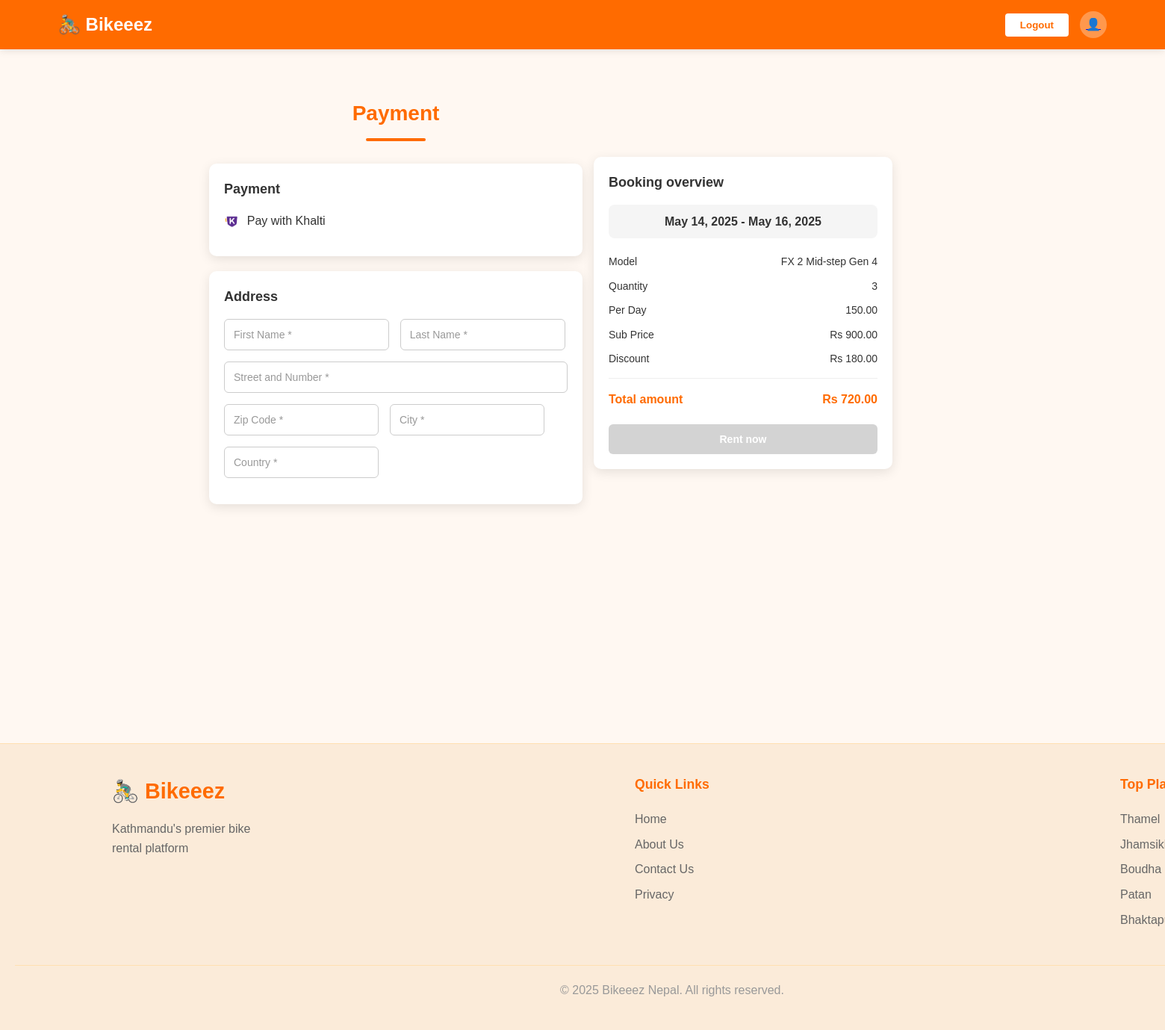
The page /payments/khalti/initiate/72/ (signed in) on the database its author committed.
### booking/models.py (models this page shows, shortened)
class Booking(models.Model):
    user = models.ForeignKey(User, on_delete=models.CASCADE)  # Links the booking to a user
    bike = models.ForeignKey(Bikes, on_delete=models.CASCADE)  # Links the booking to a bike
    start_date = models.DateField()  # Start date of the booking
    end_date = models.DateField()  # End date of the booking
    quantity = models.PositiveIntegerField(default=1)  # Number of bikes being rented
    total_price = models.DecimalField(max_digits=10, decimal_places=2)  # Total price for the booking
    created_at = models.DateTimeField(auto_now_add=True)  # Automatically set creation time
    status = models.CharField(max_length=20, default='Pending')  # Booking status (e.g., Pending, Confirmed)

### bikes/models.py (models this page shows, shortened)
class Bikes(models.Model):
    name = models.CharField(max_length = 100)
    description = models.TextField(blank = True)
    short_description = models.TextField(blank = True)
    category = models.CharField(max_length=50, choices=[
        ('mountain','Mountain'),
        ('city','City'),
        ('electric', 'Electric'),
        ('road','Road'),
        ('hybrid','Hybrid'),
    ])
    image = models.ImageField(upload_to = 'bike_image/', null=True, blank=True)
    image_2 = models.ImageField(upload_to='bike_image/', null=True, blank=True)
    image_3 = models.ImageField(upload_to='bike_image/', null=True, blank=True)
    image_4 = models.ImageField(upload_to='bike_image/', null=True, blank=True)
    daily_rate = models.DecimalField(max_digits=6, decimal_places=2)
    weekly_rate = models.DecimalField(max_digits=6, decimal_places=2)
    is_available = models.BooleanField(default = True)
    location = models.CharField(max_length=100, blank=True)
    latitude = models.FloatField(default=80)
    longitude = models.FloatField(default=80)
    rating = models.DecimalField(max_digits=2, decimal_places=1, default=Decimal('0.0'))
    quantity = models.PositiveIntegerField(default=1)
    created_at = models.DateTimeField(auto_now_add=True)
    updated_at = models.DateTimeField(auto_now = True)
    condition = models.TextField(null=True, blank=True)

### payments/views.py (the view, shortened to what this page needs)
# urls.py: path('khalti/initiate/<int:booking_id>/', views.khalti_initiate, name='khalti_initiate'),
@login_required
def khalti_initiate(request, booking_id):
    booking = get_object_or_404(Booking, id=booking_id, user=request.user)
    return render(request, 'payment.html', {"booking": booking})

### bike_rental/templates/payment.html (shortened to what this page needs)
{% load static %}
<!DOCTYPE html>
<html lang="en">
  <head>
  </head>
  <!DOCTYPE html>
<html lang="en">
<head>
  <link rel="stylesheet" href="{% static 'css/style.css' %}" />
</head>
<body>
   <header class="header">
    <button
      type="button"
      class="logo"
      data-url="{% url 'home' %}"
      onclick="redirectToHome()"
    >
      🚴‍♂️ Bikeeez
    </button>
      <div class="language-currency">
        <button type="button" class="loginBtn" data-url="{% url 'logout' %}" onclick="redirectToLogout()">
            Logout
        </button>
      <a href="{% url 'profile' %}">
        <div class="user-icon">👤</div>
    </a>
  </div>
  </header>
  <div class="container" style="margin-bottom: 250px; margin-top: 130px;">
    <form class="form-main" action="{% url 'khalti_initiate' booking.id %}" method="post">
      <div class="left-section">
        <h2>Payment</h2>
        <div class="payment-section">
          <div class="segment">
            <h3>Payment</h3>
            <div class="payment-option">
              <label for="khalti">
                <img alt="Khalti Logo"
                  style="height: 20px; margin-right: 5px; vertical-align: middle;" />
                Pay with Khalti
              </label>
            </div>
          </div>
        </div>
        <div class="address-section">
          <div class="segment">
            <h3>Address</h3>
            <div class="form-row">
              <input type="text" class="form-input form-input-half" name="first_name"
                placeholder="First Name *"
                value="{{ request.user.first_name|default:'' }}" required />
              <input type="text" class="form-input form-input-half" name="last_name"
                placeholder="Last Name *"
                value="{{ request.user.last_name|default:'' }}" required />
            </div>
            <div class="form-row">
              <input type="text" class="form-input" name="street"
                placeholder="Street and Number *"
                value="{{ user_profile.street_number|default:'' }}" required />
            </div>
            <div class="form-row">
              <input type="text" class="form-input form-input-third" name="zip"
                placeholder="Zip Code *"
                value="{{ user_profile.zipcode|default:'' }}" required />
              <input type="text" class="form-input form-input-third" name="city"
                placeholder="City *"
                value="{{ user_profile.city|default:'' }}" required />
              <input type="text" class="form-input form-input-third" name="country"
                placeholder="Country *"
                value="{{ user_profile.country|default:'' }}" required />
            </div>
          </div>
        </div>
      </div>
    <div class="booking-overview" style="margin-top: 80px; width: 400px;">
      <div class="segment">
        <h3>Booking overview</h3>
        <div class="duration" id="duration">{{ booking.start_date }} - {{ booking.end_date }}</div>
        <div class="cost-row">
          <span class="label">Model</span>
          <span class="value">{{ booking.bike.name }}</span>
        </div>
        <div class="cost-row">
          <span class="label">Quantity</span>
          <span class="value" id="quantity">{{ booking.quantity }}</span>
        </div>
        <div class="cost-row">
          <span class="label">Per Day</span>
          <span class="value" id="perDay">{{ booking.bike.daily_rate }}</span>
        </div>
        <div class="cost-row">
          <span class="label">Sub Price</span>
          <span class="value" id="subPrice">Rs 00</span>
        </div>
        <div class="cost-row">
          <span class="label">Discount</span>
          <span class="value" id="discount">Rs 00</span>
        </div>
        <div class="total">
          <span>Total amount</span>
          <span id="totalAmount">Rs 00</span>
        </div>
        <button class="rent-now-btn" type="submit" onclick="calculateTotals()">Rent now</button>
      </div>
    </div>
    </form>
    </div>
  <footer class="footer">
    <div class="footer-container">
      <div class="footer-logo">
        <div class="logo">🚴‍♂️ Bikeeez</div>
        <p>Kathmandu's premier bike rental platform</p>
      </div>
      <div class="footer-links">
        <h3>Quick Links</h3>
        <ul>
          <li><a href="{% url 'home' %}">Home</a></li>
          <li><a href="{% url 'aboutus' %}">About Us</a></li>
          <li><a href="{% url 'contactus' %}">Contact Us</a></li>
          <li><a href="/privacy">Privacy</a></li>
        </ul>
      </div>
      <div class="footer-links">
        <h3>Top Places</h3>
        <ul>
          <li><a href="#">Thamel</a></li>
          <li><a href="#">Jhamsikhel</a></li>
          <li><a href="#">Boudha</a></li>
          <li><a href="#">Patan</a></li>
          <li><a href="#">Bhaktapur</a></li>
        </ul>
      </div>
    </div>
    <div class="footer-bottom">
      <p>© 2025 Bikeeez Nepal. All rights reserved.</p>
    </div>
  </footer>
</body>
</html>

### loginsignup/static/css/style.css (style rules this page uses)
* { margin: 0; padding: 0; box-sizing: border-box; font-family: "Arial", sans-serif; }
body { color: #333; line-height: 1.6; background-color: #fff8f2; }
.header { display: flex; justify-content: space-between; align-items: center; padding: 15px 5%; background-color: #ff6b00; box-shadow: 0 2px 10px rgba(0, 0, 0, 0.1); }
.logo { font-size: 24px; font-weight: bold; color: white; }
.language-currency { display: flex; align-items: center; gap: 15px; }
.user-icon { width: 36px; height: 36px; border-radius: 50%; background-color: rgba(255, 255, 255, 0.3); display: flex; justify-content: center; align-items: center; cursor: pointer; color: white; transition: all 0.3s; }
h2 { font-size: 28px; margin-bottom: 30px; color: #ff6b00; text-align: center; position: relative; }
h2:after { content: ""; display: block; width: 80px; height: 4px; background: #ff6b00; margin: 10px auto 0; border-radius: 2px; }
.footer { background-color: #fbebd9; padding: 40px 20px; width: 1800px; margin-top: 50px; margin-bottom: -50px; margin-right: -250px; border-top: 1px solid #ffe0b2; }
.footer-container { display: flex; flex-wrap: wrap; max-width: 1500px; margin: 0 auto; gap: 40px; justify-content: space-between; }
.footer-logo { flex: 0 0 200px; }
.footer-logo .logo { font-size: 1.8rem; margin-bottom: 15px; display: flex; align-items: center; color: #ff6b00; }
.footer-logo p { line-height: 1.6; color: #666; }
.footer-links { min-width: 150px; }
.footer-links h3 { color: #ff6b00; margin-top: 0; margin-bottom: 20px; font-size: 1.1rem; }
.footer-links ul { list-style: none; padding: 0; margin: 0; }
.footer-links li { margin-bottom: 8px; }
.footer-links a { color: #666; text-decoration: none; transition: color 0.3s; }
.footer-bottom { text-align: center; margin-top: 40px; padding-top: 20px; border-top: 1px solid #ffe0b2; color: #999; }

### rows shown on the page
Booking: start_date "May 14, 2025", end_date "May 16, 2025", bike.name "FX 2 Mid-step Gen 4", quantity "3", bike.daily_rate "150.00"
